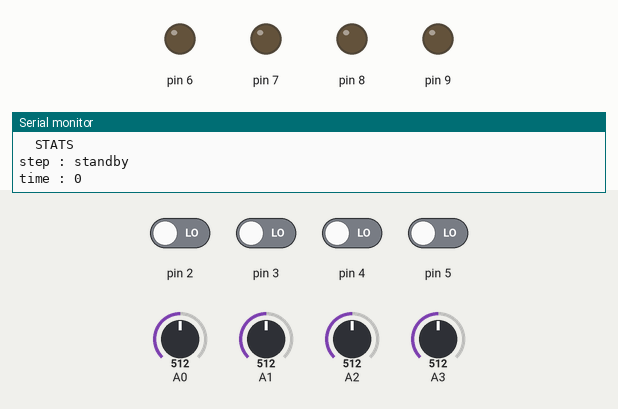
This program was run on a simulated Arduino Uno, built for the host (arithmetic inside an expression is 32-bit, double 64-bit). On the bench: output pins drawn as LEDs (lit = HIGH), the last lines printed to the serial monitor. Inputs (shaded band) come from the test bench; at power-on: pin 2–5 LOW, A0 = 512, A1 = 512, A2 = 512, A3 = 512.

Above: at 1.2 s.
1.3 s: pin 2 driven HIGH
3.1 s: pin 4 driven HIGH
At 4.8 s:
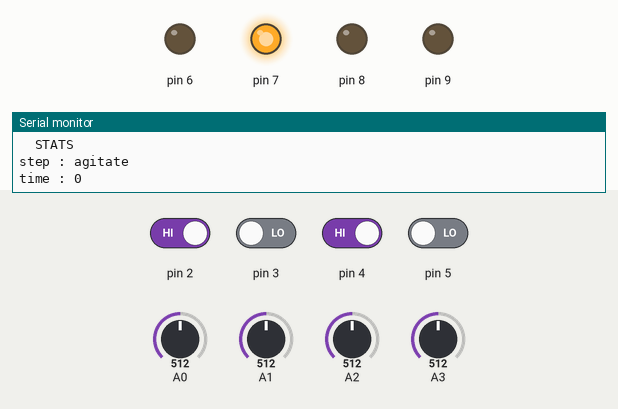
5.1 s: pin 3 driven HIGH
At 6.4 s:
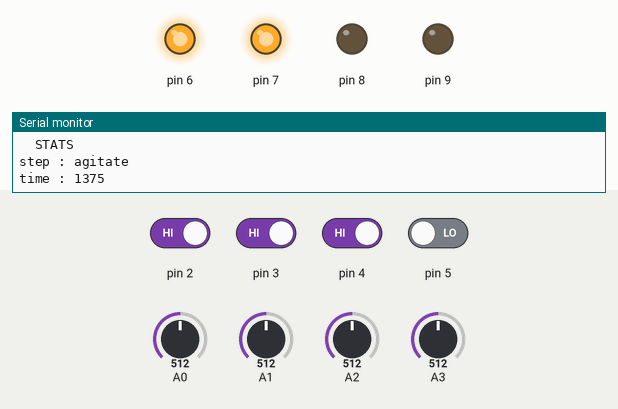
6.7 s: pin 5 driven HIGH
At 7.7 s:
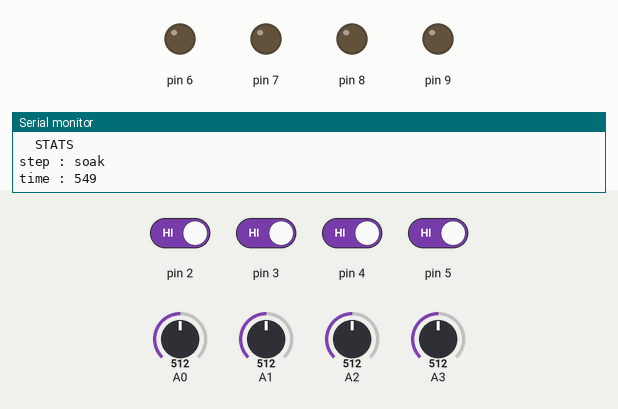
Timing chart, 0 to 9.6 s (numbered marks = the images above; inputs shaded):
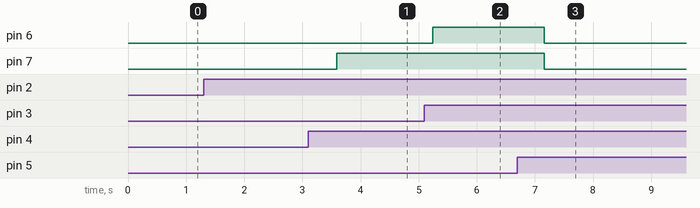

Measured:
- after the input at 3.1 s, pin 7: LOW → HIGH after 0.49 s
- after the input at 5.1 s, pin 6: LOW → HIGH after 0.14 s
- after the input at 6.7 s, pin 6, pin 7: HIGH → LOW after 0.47 s

The program:

main.cpp
```cpp
#include <Arduino.h>
#include <ArduinoSTL.h>
#include "WMController.hpp"
#include "WMInputsManager.hpp"
#include "WMOutputsManager.hpp"
#include "./include/convertWMStepToString.hpp"

#define DELAY 250

WM::WMController controller;
WM::WMInputsManager inputsManager;
WM::WMOutputsManager outputsManager;

void setup()
{
  Serial.begin(115200);
  inputsManager.ajustPinMode();
  outputsManager.ajustPinMode();
}

void loop()
{
  auto inputs = inputsManager.read();
  std::cout << std::endl
            << "================================================" << std::endl;

  std::cout << std::endl
            << "  INPUTS" << std::endl;
  std::cout << "start    : " << inputs.start << std::endl;
  std::cout << "tamper   : " << inputs.tamper << std::endl;
  std::cout << "pressure : " << inputs.pressure << std::endl;
  std::cout << "skip     : " << inputs.skip << std::endl;
  std::cout << "agitate2Time    : " << inputs.agitate2Time << std::endl;
  std::cout << "centrifugeTime  : " << inputs.centrifugeTime << std::endl;
  std::cout << "agitate3Time    : " << inputs.agitate3Time << std::endl;
  std::cout << "centrifuge2Time : " << inputs.centrifuge2Time << std::endl;

  auto outputs = controller.exec(inputs);
  outputsManager.write(outputs);

  std::cout << std::endl
            << "  OUTPUTS" << std::endl;
  std::cout << "Motor      : " << outputs.motor << std::endl;
  std::cout << "Agitate    : " << outputs.agitate << std::endl;
  std::cout << "Centrifuge : " << outputs.centrifuge << std::endl;
  std::cout << "Valve      : " << outputs.valve << std::endl;

  auto stats = controller.stats();

  std::cout << std::endl
            << "  STATS" << std::endl;
  std::cout << "step : " << convertWMStepToString(stats.currentStep) << std::endl;
  std::cout << "time : " << stats.currentStepTime << std::endl;

  delay(DELAY);
}
```

convertWMStepToString.hpp
```cpp
#ifndef CONVERT_WM_STEP_TO_STRING_HPP
#define CONVERT_WM_STEP_TO_STRING_HPP

#include "WMSteps.hpp"

const char *convertWMStepToString(WM::WMSteps);

#endif // CONVERT_WM_STEP_TO_STRING_HPP
```

convertWMStepToString.cpp
```cpp
#include "WMSteps.hpp"

const char *convertWMStepToString(WM::WMSteps step)
{
  switch (step)
  {
  case WM::WMSteps::standby:
    return "standby";
  case WM::WMSteps::fillIn:
    return "fill in";
  case WM::WMSteps::agitate:
    return "agitate";
  case WM::WMSteps::soak:
    return "soak";
  case WM::WMSteps::agitate2:
    return "agitate 2";
  case WM::WMSteps::drainOut:
    return "drain out";
  case WM::WMSteps::centrifuge:
    return "centrifuge";
  case WM::WMSteps::fillIn2:
    return "fill in 2";
  case WM::WMSteps::agitate3:
    return "agitate 3";
  case WM::WMSteps::drainOut2:
    return "drain out 2";
  case WM::WMSteps::centrifuge2:
    return "centrifuge 2";
  default:
    return "--";
  }
}
```
